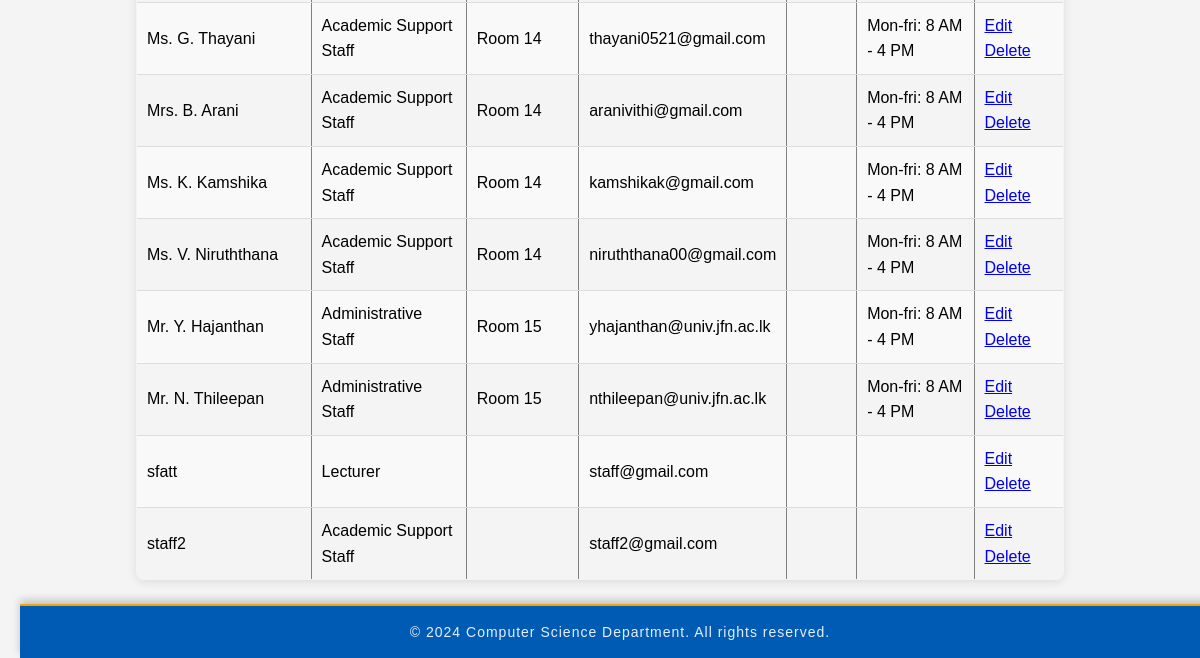
Before: /page/staffManagement.php (lower part) with the older database file.
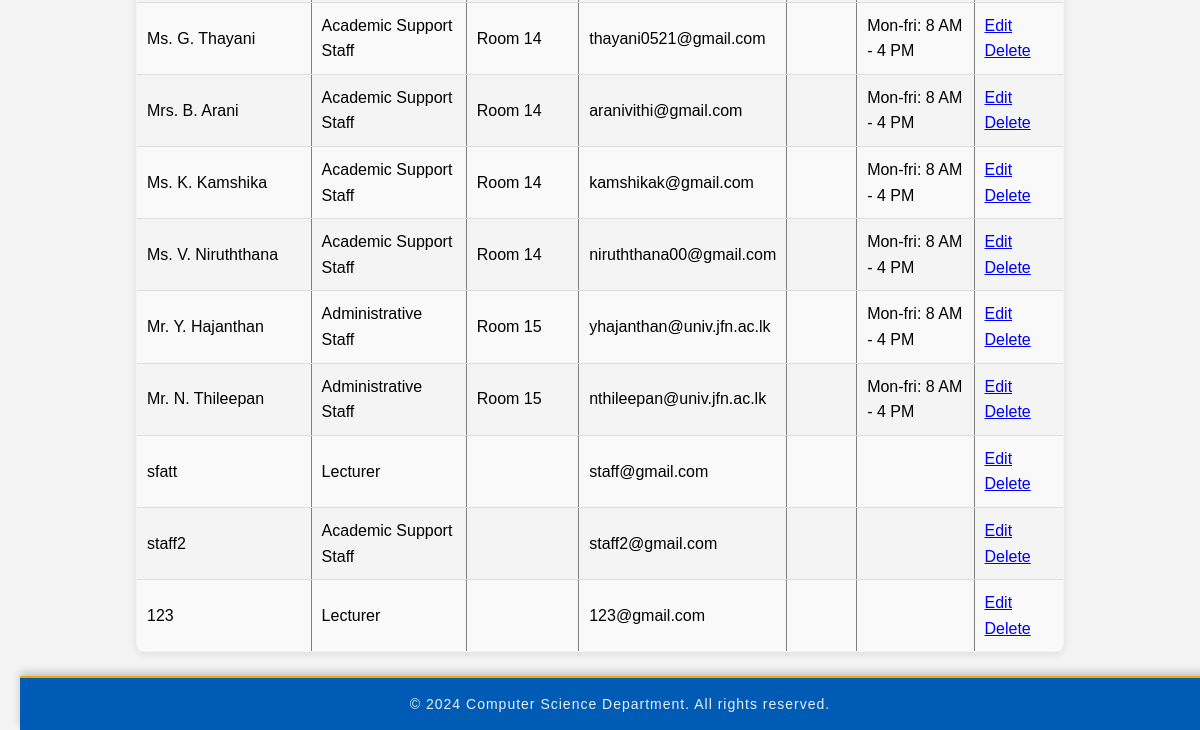
After: the same page with the newer database file.
### tables this page shows
CREATE TABLE `staff` (
  `id` int(11) NOT NULL,
  `name` varchar(255) NOT NULL,
  `position` varchar(100) NOT NULL,
  `office_location` varchar(255) DEFAULT NULL,
  `email` varchar(255) NOT NULL,
  `phone` varchar(20) DEFAULT NULL,
  `office_hours` varchar(255) DEFAULT NULL,
  `created_at` datetime DEFAULT current_timestamp()
);

### page/staffManagement.php (the view, shortened to what this page needs)
<?php
$servername = "localhost";
$username = "csc210user";
$password = "CSC210!";
$database = "group6";
$conn = new mysqli($servername, $username, $password, $database);
$staffQuery = "SELECT * FROM staff";
$staffResult = $conn->query($staffQuery);
?>
<!DOCTYPE html>
<html lang="en">
<head>
    <link rel="stylesheet" href="../style/navbar.css">
    <link rel="stylesheet" href="../style/stylestaffManagement.css">
    <link rel="stylesheet" href="https://cdnjs.cloudflare.com/ajax/libs/font-awesome/6.4.0/css/all.min.css"
/>
</head>
<body>
<center>
<table id="staff-list" border="1">
    <?php while ($row = $staffResult->fetch_assoc()): ?>
    <tr>
        <td><?php echo $row['name']; ?></td>
        <td><?php echo $row['position']; ?></td>
        <td><?php echo $row['office_location']; ?></td>
        <td><?php echo $row['email']; ?></td>
        <td><?php echo $row['phone']; ?></td>
        <td><?php echo $row['office_hours']; ?></td>
        <td>
            <a href="?edit_id=<?php echo $row['id']; ?>">Edit</a>
            <a href="?delete_id=<?php echo $row['id']; ?>" onclick="return confirm('Are you sure you want to delete this staff member?');">Delete</a>
        </td>
    </tr>
    <?php endwhile; ?>
</table>
</center>
<footer>
    <p>&copy; 2024 Computer Science Department. All rights reserved.</p>
</footer>
</body>
</html>

Changed rows visible on the page:
added staff: name "123", position "Lecturer", email "123@gmail.com"
